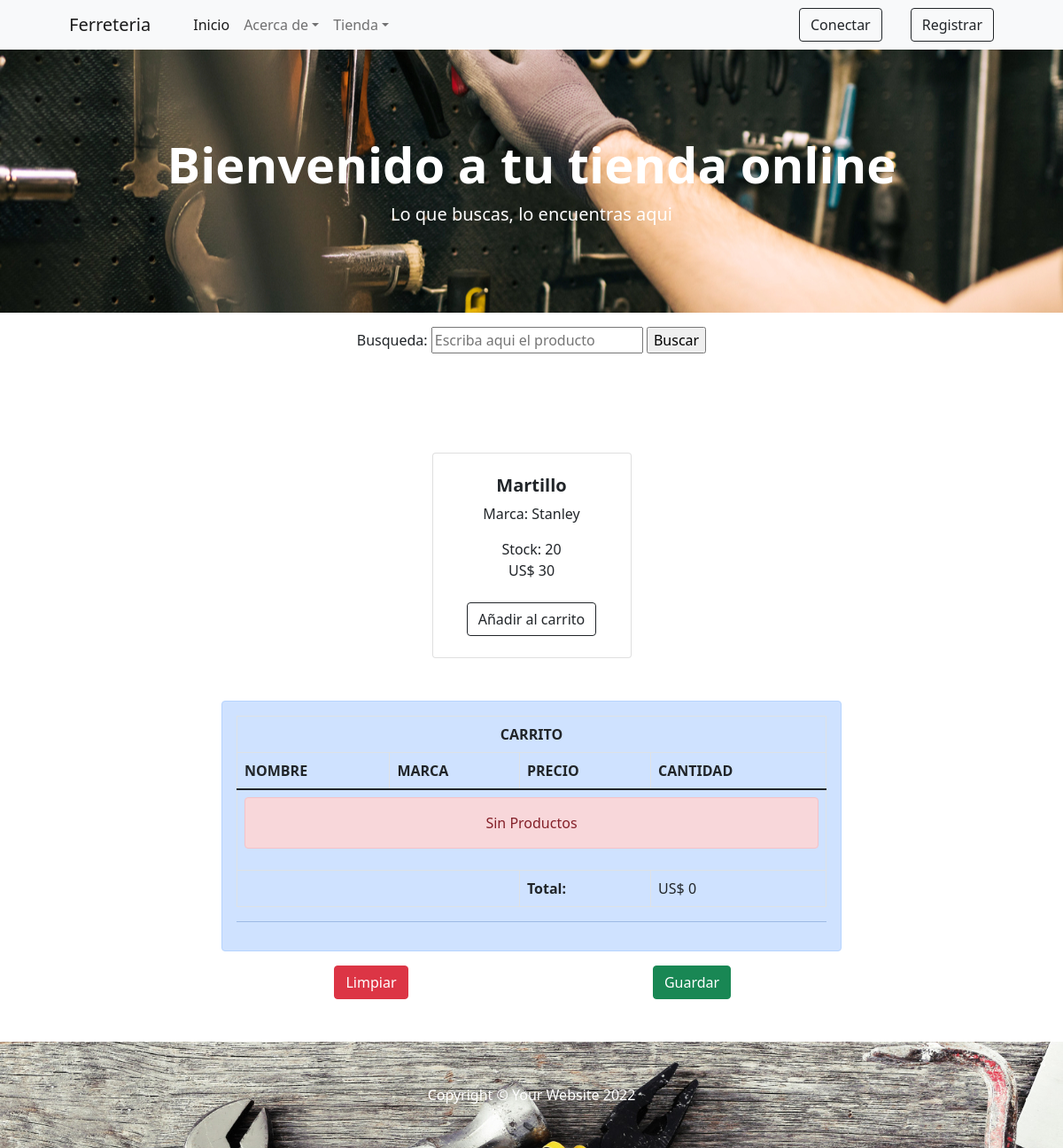
Before: /HWStoreApp/ComprarProductos/ with the older database file.
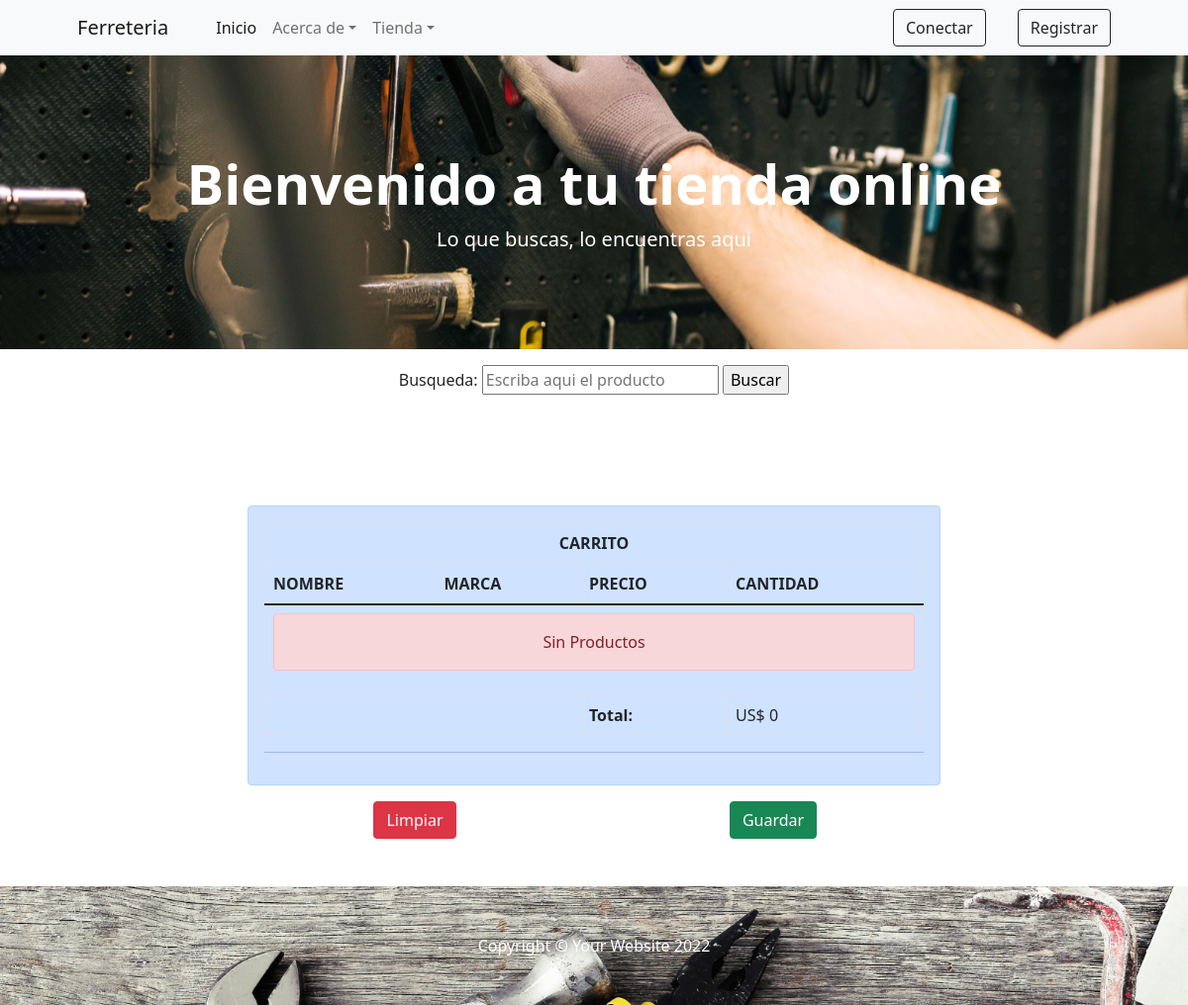
After: the same page with the newer database file.
### HWStockApp/models.py (models this page shows, shortened)
class Productos(models.Model):
    nombre = models.CharField(max_length=30)
    marca = models.CharField(max_length=20)
    stock = models.IntegerField()
    precio = models.IntegerField()
    precio_currency = models.CharField(max_length=20)
    Foto = models.ImageField(upload_to="Productos/", height_field=None,
                             width_field=None, max_length=None, null=True, blank=True)
    categoria_opcion = (
        ('C', 'Construccion',),
        ('P', 'Pintura',),
        ('B', 'Baños',),
        ('M', 'Madera',),
        ('H', 'Hogar',),
        ('J', 'Jardin',),
        ('E', 'Electricidad',),
        ('O', 'Otros',),
    )
    categoria = models.CharField(
        max_length=1, choices=categoria_opcion, blank=True
    )

### HWStoreApp/views.py (the view)
# urls.py: path('ComprarProductos/', ComprarProductos.as_view(), name="ComprarProductos"),
class ComprarProductos(ListView):
    model = Productos
    template_name = 'comprarProductos.html'
    paginate_by = 8
    fields = ('__all__')

### HWStoreApp/context_processor.py (called while the page is built)
def total_carrito(request):
    total= 0
    if request.user.is_authenticated:
        if "carrito" in request.session.keys():
            for keys,value in request.session["carrito"].items():
                total += int(value["acumulado"])
    return {"total_carrito": total}

### HWStoreApp/templates/comprarProductos.html (shortened to what this page needs)
{% extends 'HWStoreFather.html' %}
{% load static %}
{% block header_section %}
<header class="bg-dark py-5" style="background-image: url('{% static 'assets/index_background.jpg' %}'); background-repeat:no-repeat; background-position: center; margin-bottom: 0; padding-top: 7%; padding-bottom: 7%;">
    <div class="container px-4 px-lg-5 my-5">
        <div class="text-center text-white">
            <h1 class="display-4 fw-bolder">Bienvenido a tu tienda online</h1>
            <p class="lead fw-normal text-white mb-0">Lo que buscas, lo encuentras aqui</p>
        </div>
    </div>
</header>
{% endblock header_section %}
{% block body_section %}
<form action= "{% url 'BusquedaProducto' %}" method="GET" enctype="multipart/form-data">{% csrf_token %}
    <p><center>Busqueda: <input type= "text" name= "nombre" placeholder="Escriba aqui el producto">
    <input type="submit" value="Buscar"></center></p>
<section class="py-5">
    <div class="container px-4 px-lg-5 mt-5">
        <div class="row gx-4 gx-lg-5 row-cols-2 row-cols-md-3 row-cols-xl-4 justify-content-center">
            {% for producto in object_list  %}
                <div class="col mb-5">
                    <div class="card h-100">
                        <div class="card-body p-4">
                            <div class="text-center">
                                <h5 class="fw-bolder">{{producto.nombre}}</h5>
                                <p class="card-text">Marca: {{producto.marca}}</p>
                                <p class="card-text">Stock: {{producto.stock}}</p>
                                US$ {{producto.precio}}
                            </div>
                        </div>
                        <div class="card-footer p-4 pt-0 border-top-0 bg-transparent">
                            <div class="text-center"><a class="btn btn-outline-dark mt-auto" href="{% url 'Add' producto.id %}">Añadir al carrito</a></div>
                        </div>
                    </div>
                </div>
            {% endfor %}
        </div>
    </div>
    <center><div class="col-7" >
        {% include 'carrito.html' %}
    </div>
    </center>
</section>
{% endblock body_section %}

Changed rows visible on the page:
removed Productos: nombre "Martillo", marca "Stanley", stock "20", precio "30"
